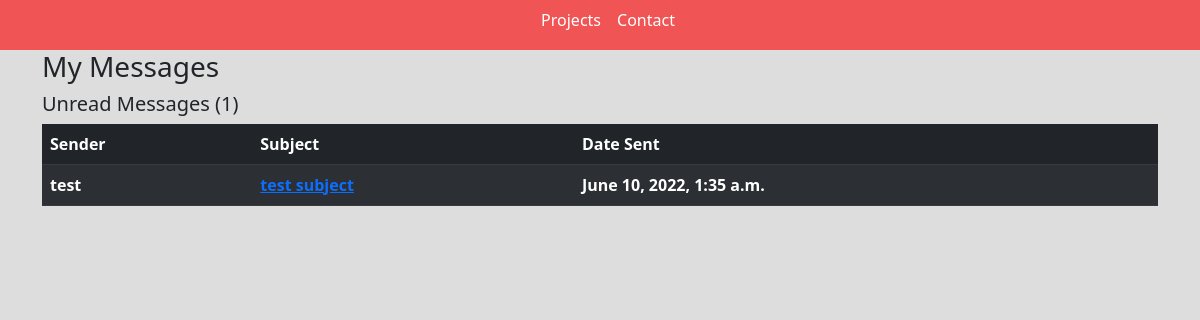
Screenshot of /inbox/ with the database file from the repository.
### base/models.py (models this page shows, shortened)
class Message(models.Model):
    name = models.CharField(max_length=200,null=True)
    email = models.CharField(max_length=200,null=True)
    subject = models.CharField(max_length=200,null=True)
    body = models.TextField()
    is_read = models.BooleanField(default=False)
    created = models.DateTimeField(auto_now_add=True)
    id = models.UUIDField(default=uuid.uuid4, unique=True, primary_key=True, editable=False)

### base/views.py (the view)
# urls.py: path('inbox/', views.inboxPage, name="inbox"),
def inboxPage(request):
    inbox = Message.objects.all().order_by('is_read')
    unreadCount = Message.objects.filter(is_read=False).count()
    context = {'inbox':inbox, 'unreadCount': unreadCount}
    return render(request, 'base/inbox.html', context)

### base/templates/base/inbox.html
{% extends 'base/main.html' %}
{% load static %}
{% block content %}
<div class="container">
    <h3>My Messages</h3>
    <h5>Unread Messages ({{unreadCount}})</h5>
    <table class="table table-dark table-striped">
        <thead>
            <tr>
                <th>Sender</th>
                <th>Subject</th>
                <th>Date Sent</th>
            </tr>
        </thead>
        <tbody>
            {% for message in inbox %}
            {% if message.is_read %}
                <tr>
                    {% else %}
                <tr  style="font-weight: 900;">
                    {% endif %}
                    <td>{{message.name}}</td>
                        <td><a href="{% url 'message' message.id %}">{{message.subject}}</a></td>
                    <td>{{message.created}}</td>
                </tr>
            {% endfor %}
        </tbody>
    </table>
</div>
{% endblock content %}

### static/styles/main.css (style rules this page uses)
body { background-color: #DDDDDD; }

### rows the page displays
Message: name "test", subject "test subject", created "June 10, 2022, 1:35 a.m."

### other values shown
{{ unreadCount }} "1"
